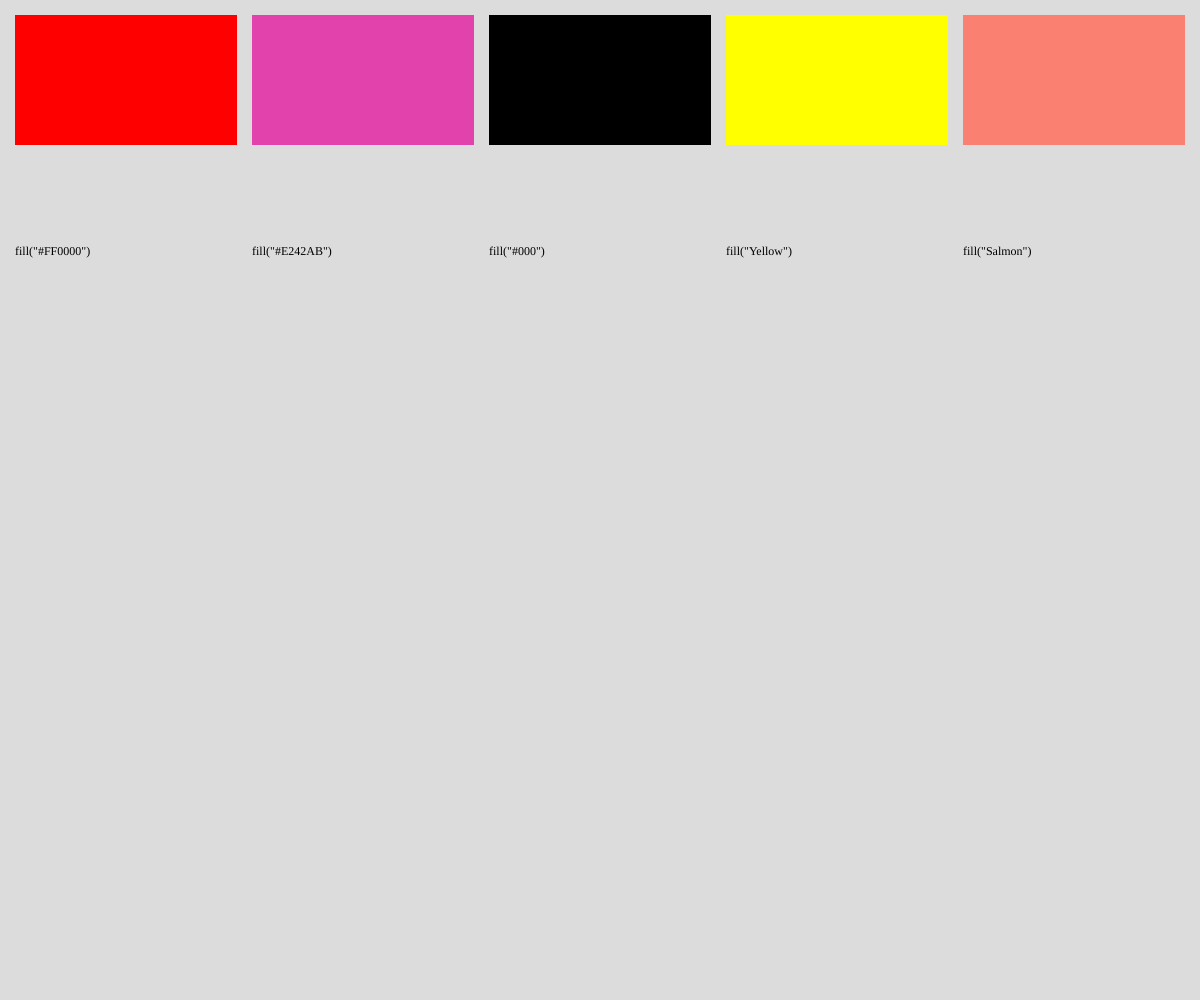
Frame 1 (no input)
Frame 2 (the mouse pressed at the canvas centre, redrawn once): identical to frame 1, image omitted

The p5.js sketch that drew this single still picture (run headless with seeded random() and noise() and a simulated clock; the mouse was pressed at the canvas centre and the sketch redrawn once):

// p5.js sketch
// ── sketch.js
colours = [
  "#FF0000",
  "#E242AB",
  "#000",
  "Yellow",
  "Salmon"
];

function setup(){
  createCanvas(windowWidth, windowHeight);
  textFont("'Menlo', monospace");
  textAlign(LEFT, CENTER);
}

function draw(){
  background(220);
  noStroke();

  let h = 130;
  let mt = 15;
  let ml = mt; // (width % w) / (floor(width / w) + 1);
  let numSwatches = 5;
  let i = 0;
  let w = floor((width - mt * (numSwatches + 1)) / numSwatches);
  // let x = mt;
  // let y = mt;
  for (let [x,y] = [ml, mt]; x + w + ml <= width; x+= w + ml){
    // let g = floor(map(x, ml, width - ml - w, 0, 255));
    let css = colours[i];
    fill(css);
    rect(x, y, w, h);
    fill(0);
    text(`fill("${css}")`, x, y + w, w, 30);
    i++;
  }

  // console.log("swatch width: " + w);

  noLoop();
}
